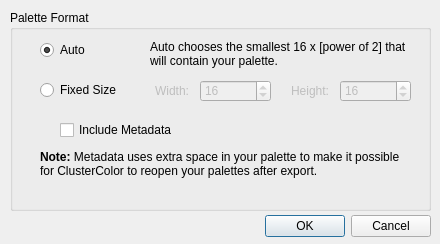
<?xml version="1.0" encoding="UTF-8"?>
<ui version="4.0">
 <class>Preferences</class>
 <widget class="QDialog" name="Preferences">
  <property name="geometry">
   <rect>
    <x>0</x>
    <y>0</y>
    <width>440</width>
    <height>244</height>
   </rect>
  </property>
  <property name="sizePolicy">
   <sizepolicy hsizetype="Fixed" vsizetype="Fixed">
    <horstretch>0</horstretch>
    <verstretch>0</verstretch>
   </sizepolicy>
  </property>
  <property name="minimumSize">
   <size>
    <width>440</width>
    <height>244</height>
   </size>
  </property>
  <property name="maximumSize">
   <size>
    <width>440</width>
    <height>244</height>
   </size>
  </property>
  <property name="windowTitle">
   <string>ClusterColor Preferences</string>
  </property>
  <widget class="QDialogButtonBox" name="buttonBox">
   <property name="geometry">
    <rect>
     <x>90</x>
     <y>210</y>
     <width>341</width>
     <height>32</height>
    </rect>
   </property>
   <property name="orientation">
    <enum>Qt::Horizontal</enum>
   </property>
   <property name="standardButtons">
    <set>QDialogButtonBox::Cancel|QDialogButtonBox::Ok</set>
   </property>
  </widget>
  <widget class="QGroupBox" name="groupBox">
   <property name="geometry">
    <rect>
     <x>10</x>
     <y>10</y>
     <width>421</width>
     <height>201</height>
    </rect>
   </property>
   <property name="title">
    <string>Palette Format</string>
   </property>
   <widget class="QRadioButton" name="paletteAutoSize">
    <property name="geometry">
     <rect>
      <x>30</x>
      <y>30</y>
      <width>81</width>
      <height>20</height>
     </rect>
    </property>
    <property name="text">
     <string>Auto</string>
    </property>
    <property name="checked">
     <bool>true</bool>
    </property>
   </widget>
   <widget class="QRadioButton" name="paletteFixedSize">
    <property name="geometry">
     <rect>
      <x>30</x>
      <y>70</y>
      <width>100</width>
      <height>20</height>
     </rect>
    </property>
    <property name="text">
     <string>Fixed Size</string>
    </property>
   </widget>
   <widget class="QCheckBox" name="includeMetadata">
    <property name="geometry">
     <rect>
      <x>50</x>
      <y>110</y>
      <width>141</width>
      <height>20</height>
     </rect>
    </property>
    <property name="text">
     <string>Include Metadata</string>
    </property>
   </widget>
   <widget class="QLabel" name="label">
    <property name="geometry">
     <rect>
      <x>30</x>
      <y>140</y>
      <width>371</width>
      <height>61</height>
     </rect>
    </property>
    <property name="text">
     <string>&lt;html&gt;&lt;head/&gt;&lt;body&gt;&lt;p&gt;&lt;span style=&quot; font-weight:600;&quot;&gt;Note:&lt;/span&gt; Metadata uses extra space in your palette to make it possible for ClusterColor to reopen your palettes after export.&lt;/p&gt;&lt;/body&gt;&lt;/html&gt;</string>
    </property>
    <property name="alignment">
     <set>Qt::AlignLeading|Qt::AlignLeft|Qt::AlignTop</set>
    </property>
    <property name="wordWrap">
     <bool>true</bool>
    </property>
   </widget>
   <widget class="QSpinBox" name="paletteWidth">
    <property name="enabled">
     <bool>false</bool>
    </property>
    <property name="geometry">
     <rect>
      <x>190</x>
      <y>70</y>
      <width>71</width>
      <height>22</height>
     </rect>
    </property>
    <property name="minimum">
     <number>8</number>
    </property>
    <property name="maximum">
     <number>2048</number>
    </property>
    <property name="value">
     <number>16</number>
    </property>
   </widget>
   <widget class="QSpinBox" name="paletteHeight">
    <property name="enabled">
     <bool>false</bool>
    </property>
    <property name="geometry">
     <rect>
      <x>330</x>
      <y>70</y>
      <width>71</width>
      <height>22</height>
     </rect>
    </property>
    <property name="suffix">
     <string/>
    </property>
    <property name="minimum">
     <number>8</number>
    </property>
    <property name="maximum">
     <number>2048</number>
    </property>
    <property name="value">
     <number>16</number>
    </property>
   </widget>
   <widget class="QLabel" name="label_2">
    <property name="geometry">
     <rect>
      <x>140</x>
      <y>30</y>
      <width>271</width>
      <height>41</height>
     </rect>
    </property>
    <property name="text">
     <string>&lt;html&gt;&lt;head/&gt;&lt;body&gt;&lt;p&gt;Auto chooses the smallest 16 x [power of 2] that will contain your palette.&lt;/p&gt;&lt;/body&gt;&lt;/html&gt;</string>
    </property>
    <property name="alignment">
     <set>Qt::AlignLeading|Qt::AlignLeft|Qt::AlignTop</set>
    </property>
    <property name="wordWrap">
     <bool>true</bool>
    </property>
   </widget>
   <widget class="QLabel" name="widthLabel">
    <property name="enabled">
     <bool>false</bool>
    </property>
    <property name="geometry">
     <rect>
      <x>120</x>
      <y>70</y>
      <width>59</width>
      <height>21</height>
     </rect>
    </property>
    <property name="text">
     <string>Width:</string>
    </property>
    <property name="alignment">
     <set>Qt::AlignRight|Qt::AlignTrailing|Qt::AlignVCenter</set>
    </property>
   </widget>
   <widget class="QLabel" name="heightLabel">
    <property name="enabled">
     <bool>false</bool>
    </property>
    <property name="geometry">
     <rect>
      <x>260</x>
      <y>70</y>
      <width>59</width>
      <height>21</height>
     </rect>
    </property>
    <property name="text">
     <string>Height:</string>
    </property>
    <property name="alignment">
     <set>Qt::AlignRight|Qt::AlignTrailing|Qt::AlignVCenter</set>
    </property>
   </widget>
  </widget>
 </widget>
 <resources/>
 <connections>
  <connection>
   <sender>buttonBox</sender>
   <signal>accepted()</signal>
   <receiver>Preferences</receiver>
   <slot>accept()</slot>
   <hints>
    <hint type="sourcelabel">
     <x>248</x>
     <y>254</y>
    </hint>
    <hint type="destinationlabel">
     <x>157</x>
     <y>274</y>
    </hint>
   </hints>
  </connection>
  <connection>
   <sender>buttonBox</sender>
   <signal>rejected()</signal>
   <receiver>Preferences</receiver>
   <slot>reject()</slot>
   <hints>
    <hint type="sourcelabel">
     <x>316</x>
     <y>260</y>
    </hint>
    <hint type="destinationlabel">
     <x>286</x>
     <y>274</y>
    </hint>
   </hints>
  </connection>
 </connections>
</ui>
